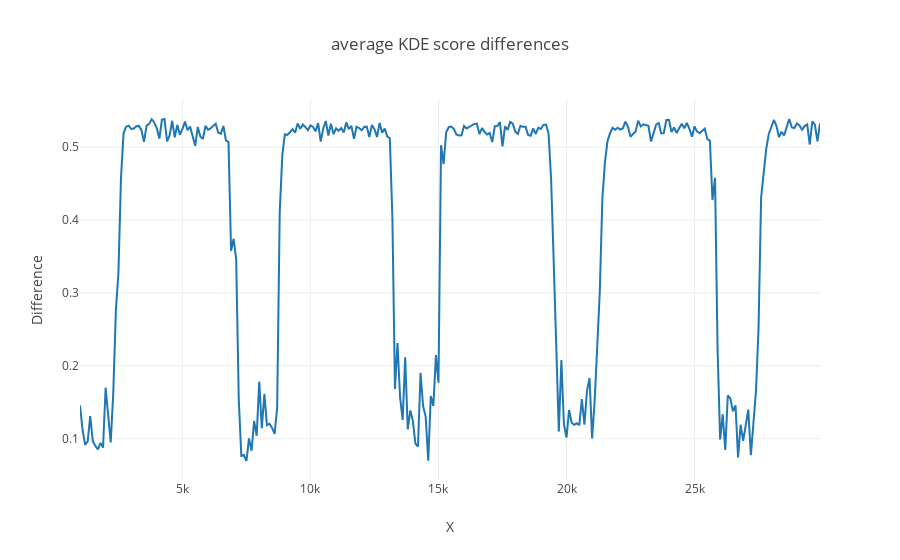

Here is the notebook cell this chart was saved with:
### Code cell
coords= {z:[x for x in range(len(labs)) if labs[x] == z] for z in list(set(labs))}


fig_data= [go.Scatter(
y= [Proportions[x] for x in coords[i]],
x= [wind[x] for x in coords[i]],
mode= 'lines',
name= ' pops {} / {}'.format(i[0],i[1])
) for i in coords.keys()
]

layout = go.Layout(
    title= 'average KDE score differences',
    yaxis=dict(
        title='Difference'),
    xaxis=dict(
        title='X')
)

fig= go.Figure(data=fig_data, layout=layout)
iplot(fig)

### Figure 1 — Plotly figure (JSON) as saved in the notebook; plotly's stock layout.template omitted (floating-point values rounded to 4 significant figures; data arrays with more than 128 entries replaced by an {"elided": "..."} marker saying what was removed)
{"data": [{"mode": "lines", "name": " pops 1 / 2", "type": "scatter", "x": {"elided": "290 int values"}, "y": {"elided": "290 float values"}}], "layout": {"title": "average KDE score differences", "xaxis": {"title": "X"}, "yaxis": {"title": "Difference"}}}
